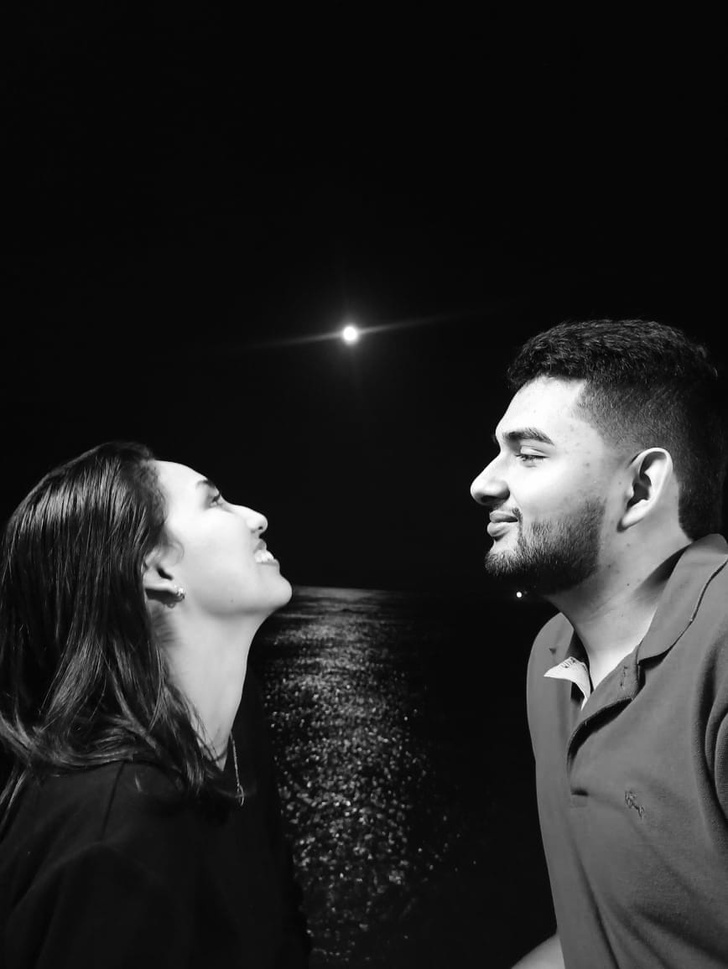
#> input picture 6-1-Algebra-Lineal-aplicada-a-Machine-Learning/Bestpictureever.jpeg, 728 x 969 px, shrunk from 868 x 1156 before the run, found by its file name
$ jupyter execute 'Notebook 2.ipynb'
#> lines starting #> are read from the running program, lines starting #| are printed output that depends on the picture
# Descomposicion UVD de fotos

[cell 1]
import numpy as np
import matplotlib.pyplot as plt
from PIL import Image

#importar la imagen
imagen = Image.open("Bestpictureever.jpeg")
#> imagen is the input picture: PIL image 728x969 RGB; min 0, max 255, mean 37.8

#convertir a grises
imagen_gr = imagen.convert("LA")

#convertir a matriz
imagen_mat = np.array(list(imagen_gr.getdata(band=0)), float)

#dar dimensiones
imagen_mat.shape = (imagen_gr.size[1], imagen_gr.size[0])

[cell 2]
# descomposicion en valores singulares
U, D, V = np.linalg.svd(imagen_mat)
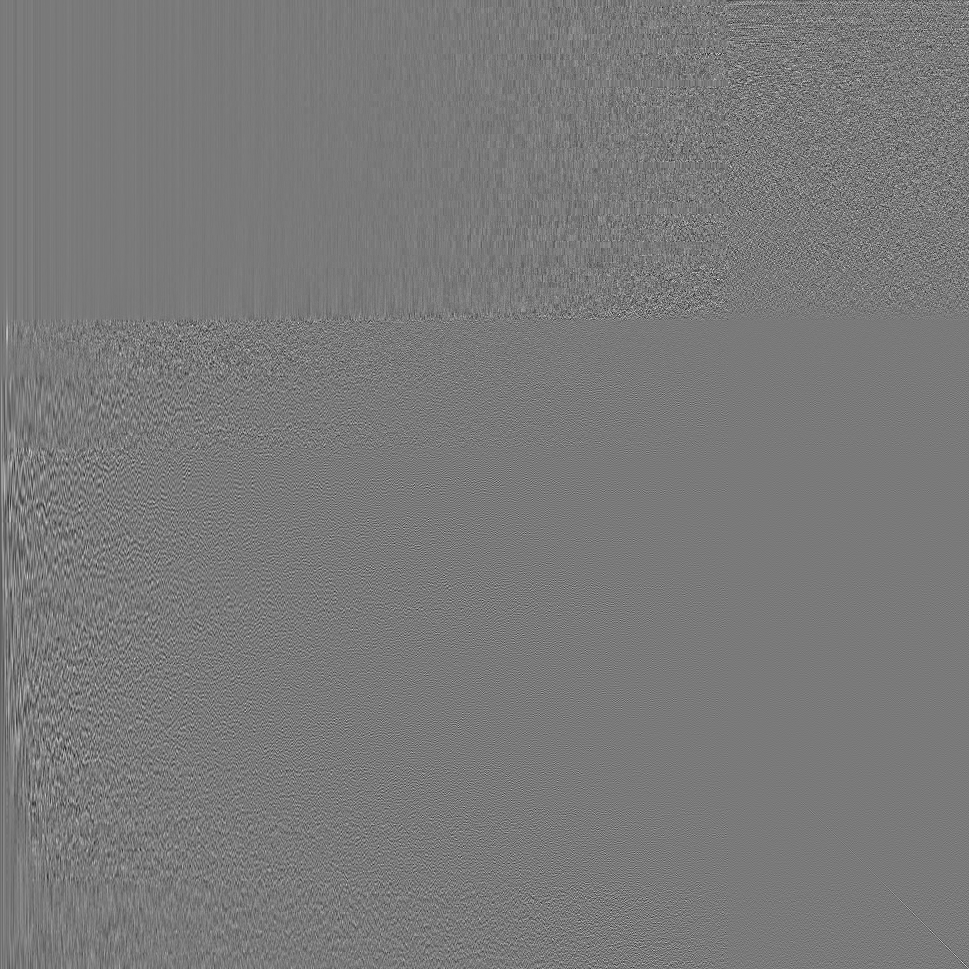
#> U: shape (969, 969) float64; min -0.258, max 0.28, mean -1.06e-05; drawn with min black and max white
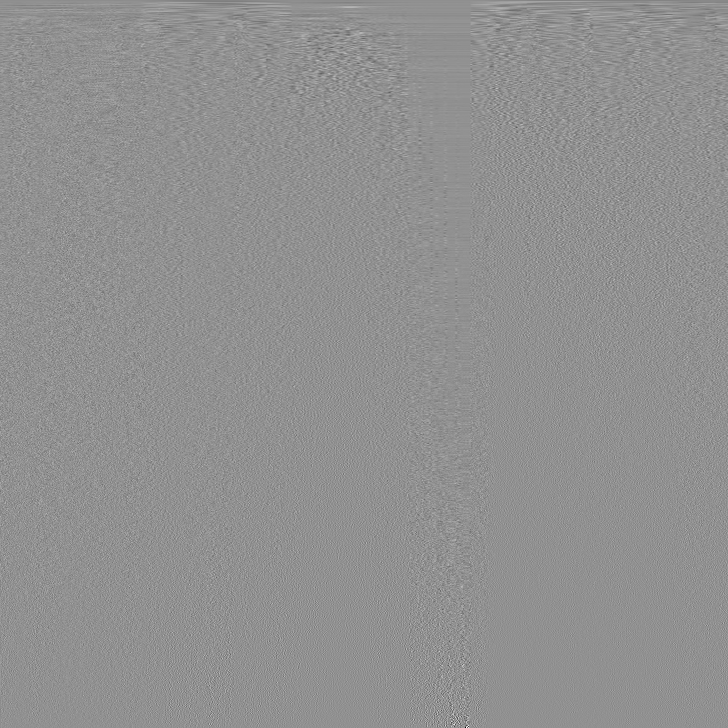
#> V: shape (728, 728) float64; min -0.602, max 0.455, mean -2.24e-05; drawn with min black and max white
#> D = 728 values, max 47373.9 at index 0, min 0.351 at index 727, mean 357.7

## Ajustando cantidad de valores singulares

[cell 3]
# Se construye nuevamente la imagen
# esta vez se hace con i valores singulares
i = 50
imagen_recons = np.matrix(U[:, :i])*np.diag(D[:i])*np.matrix(V[:i,:])
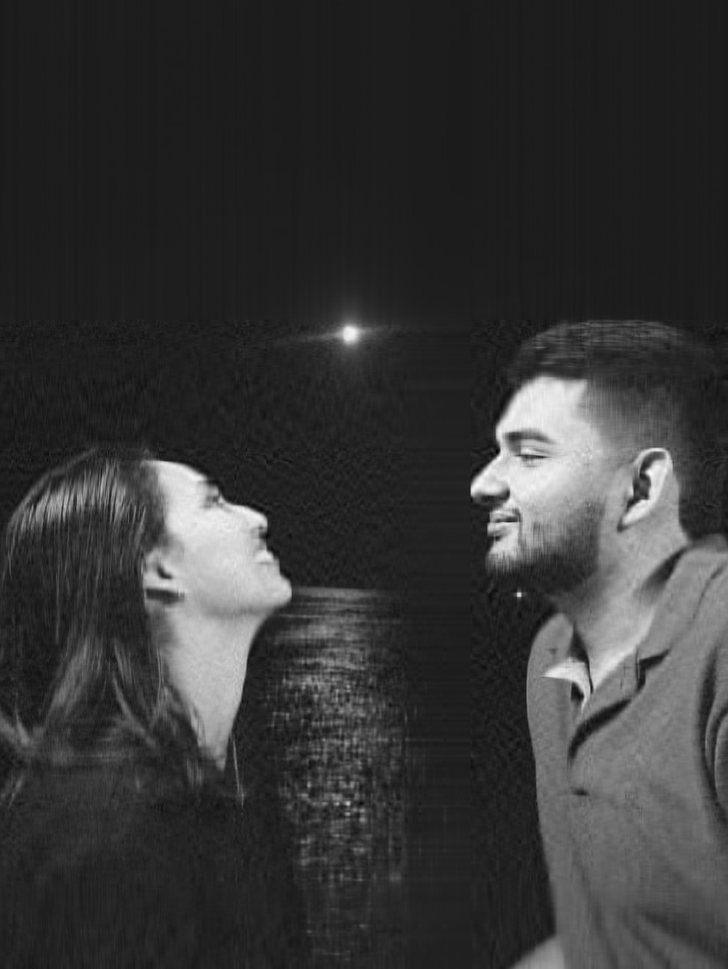
#> imagen_recons: shape (969, 728) float64; min -28.96, max 280.3, mean 37.8; drawn with min black and max white

# se crea un titulo
titulo = "valores singulares = %s" %i

#ahora veamos la imagen
plt.imshow(imagen_recons, cmap="gray")
plt.title(titulo)
plt.show()
